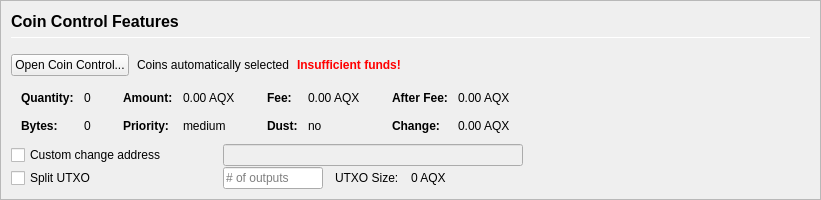
         <widget class="QFrame" name="frameCoinControl">
          <property name="sizePolicy">
           <sizepolicy hsizetype="Expanding" vsizetype="Expanding">
            <horstretch>0</horstretch>
            <verstretch>0</verstretch>
           </sizepolicy>
          </property>
          <property name="maximumSize">
           <size>
            <width>16777215</width>
            <height>16777215</height>
           </size>
          </property>
          <property name="frameShape">
           <enum>QFrame::StyledPanel</enum>
          </property>
          <property name="frameShadow">
           <enum>QFrame::Sunken</enum>
          </property>
          <layout class="QVBoxLayout" name="verticalLayoutCoinControl2">
           <property name="spacing">
            <number>0</number>
           </property>
           <property name="leftMargin">
            <number>0</number>
           </property>
           <property name="topMargin">
            <number>0</number>
           </property>
           <property name="rightMargin">
            <number>0</number>
           </property>
           <property name="bottomMargin">
            <number>0</number>
           </property>
           <item>
            <widget class="QFrame" name="frameCoinControl_BG">
             <layout class="QVBoxLayout" name="verticalLayoutCoinControl" stretch="0,0,0,0,0,0">
              <property name="spacing">
               <number>1</number>
              </property>
              <property name="leftMargin">
               <number>10</number>
              </property>
              <property name="topMargin">
               <number>10</number>
              </property>
              <item>
               <layout class="QHBoxLayout" name="horizontalLayoutCoinControl1">
                <property name="bottomMargin">
                 <number>15</number>
                </property>
                <item>
                 <layout class="QVBoxLayout" name="verticalLayout_3">
                  <property name="spacing">
                   <number>6</number>
                  </property>
                  <item>
                   <widget class="QLabel" name="labelCoinControlFeatures">
                    <property name="sizePolicy">
                     <sizepolicy hsizetype="Preferred" vsizetype="Maximum">
                      <horstretch>0</horstretch>
                      <verstretch>0</verstretch>
                     </sizepolicy>
                    </property>
                    <property name="minimumSize">
                     <size>
                      <width>0</width>
                      <height>20</height>
                     </size>
                    </property>
                    <property name="font">
                     <font>
                      <pointsize>12</pointsize>
                      <weight>75</weight>
                      <bold>true</bold>
                     </font>
                    </property>
                    <property name="styleSheet">
                     <string notr="true">font-weight:bold;</string>
                    </property>
                    <property name="text">
                     <string>Coin Control Features</string>
                    </property>
                   </widget>
                  </item>
                  <item>
                   <widget class="Line" name="line">
                    <property name="minimumSize">
                     <size>
                      <width>0</width>
                      <height>1</height>
                     </size>
                    </property>
                    <property name="maximumSize">
                     <size>
                      <width>16777215</width>
                      <height>1</height>
                     </size>
                    </property>
                    <property name="orientation">
                     <enum>Qt::Horizontal</enum>
                    </property>
                   </widget>
                  </item>
                 </layout>
                </item>
               </layout>
              </item>
              <item>
               <layout class="QHBoxLayout" name="horizontalLayoutCoinControl2" stretch="0,0,0,0">
                <property name="spacing">
                 <number>8</number>
                </property>
                <property name="bottomMargin">
                 <number>10</number>
                </property>
                <item>
                 <widget class="QPushButton" name="pushButtonCoinControl">
                  <property name="styleSheet">
                   <string notr="true"/>
                  </property>
                  <property name="text">
                   <string>Open Coin Control...</string>
                  </property>
                  <property name="autoDefault">
                   <bool>false</bool>
                  </property>
                 </widget>
                </item>
                <item>
                 <widget class="QLabel" name="labelCoinControlAutomaticallySelected">
                  <property name="text">
                   <string>Coins automatically selected</string>
                  </property>
                  <property name="margin">
                   <number>5</number>
                  </property>
                 </widget>
                </item>
                <item>
                 <widget class="QLabel" name="labelCoinControlInsuffFunds">
                  <property name="font">
                   <font>
                    <weight>75</weight>
                    <bold>true</bold>
                   </font>
                  </property>
                  <property name="styleSheet">
                   <string notr="true">color:red;font-weight:bold;</string>
                  </property>
                  <property name="text">
                   <string>Insufficient funds!</string>
                  </property>
                  <property name="margin">
                   <number>5</number>
                  </property>
                 </widget>
                </item>
                <item>
                 <spacer name="horizontalSpacerCoinControl">
                  <property name="orientation">
                   <enum>Qt::Horizontal</enum>
                  </property>
                  <property name="sizeHint" stdset="0">
                   <size>
                    <width>40</width>
                    <height>1</height>
                   </size>
                  </property>
                 </spacer>
                </item>
               </layout>
              </item>
              <item>
               <widget class="QWidget" name="widgetCoinControl" native="true">
                <property name="sizePolicy">
                 <sizepolicy hsizetype="Preferred" vsizetype="Preferred">
                  <horstretch>0</horstretch>
                  <verstretch>0</verstretch>
                 </sizepolicy>
                </property>
                <property name="minimumSize">
                 <size>
                  <width>0</width>
                  <height>0</height>
                 </size>
                </property>
                <property name="styleSheet">
                 <string notr="true"/>
                </property>
                <layout class="QHBoxLayout" name="horizontalLayoutCoinControl5">
                 <property name="leftMargin">
                  <number>0</number>
                 </property>
                 <property name="topMargin">
                  <number>0</number>
                 </property>
                 <property name="rightMargin">
                  <number>0</number>
                 </property>
                 <property name="bottomMargin">
                  <number>0</number>
                 </property>
                 <item>
                  <layout class="QHBoxLayout" name="horizontalLayoutCoinControl3" stretch="0,0,0,1">
                   <property name="spacing">
                    <number>20</number>
                   </property>
                   <property name="topMargin">
                    <number>0</number>
                   </property>
                   <property name="bottomMargin">
                    <number>10</number>
                   </property>
                   <item>
                    <layout class="QFormLayout" name="formLayoutCoinControl1">
                     <property name="horizontalSpacing">
                      <number>10</number>
                     </property>
                     <property name="verticalSpacing">
                      <number>14</number>
                     </property>
                     <property name="leftMargin">
                      <number>10</number>
                     </property>
                     <property name="topMargin">
                      <number>4</number>
                     </property>
                     <property name="rightMargin">
                      <number>6</number>
                     </property>
                     <item row="0" column="0">
                      <widget class="QLabel" name="labelCoinControlQuantityText">
                       <property name="font">
                        <font>
                         <weight>75</weight>
                         <bold>true</bold>
                        </font>
                       </property>
                       <property name="text">
                        <string>Quantity:</string>
                       </property>
                       <property name="margin">
                        <number>0</number>
                       </property>
                      </widget>
                     </item>
                     <item row="0" column="1">
                      <widget class="QLabel" name="labelCoinControlQuantity">
                       <property name="cursor">
                        <cursorShape>IBeamCursor</cursorShape>
                       </property>
                       <property name="contextMenuPolicy">
                        <enum>Qt::ActionsContextMenu</enum>
                       </property>
                       <property name="text">
                        <string notr="true">0</string>
                       </property>
                       <property name="margin">
                        <number>0</number>
                       </property>
                       <property name="textInteractionFlags">
                        <set>Qt::LinksAccessibleByMouse|Qt::TextSelectableByKeyboard|Qt::TextSelectableByMouse</set>
                       </property>
                      </widget>
                     </item>
                     <item row="1" column="0">
                      <widget class="QLabel" name="labelCoinControlBytesText">
                       <property name="font">
                        <font>
                         <weight>75</weight>
                         <bold>true</bold>
                        </font>
                       </property>
                       <property name="text">
                        <string>Bytes:</string>
                       </property>
                      </widget>
                     </item>
                     <item row="1" column="1">
                      <widget class="QLabel" name="labelCoinControlBytes">
                       <property name="cursor">
                        <cursorShape>IBeamCursor</cursorShape>
                       </property>
                       <property name="contextMenuPolicy">
                        <enum>Qt::ActionsContextMenu</enum>
                       </property>
                       <property name="text">
                        <string notr="true">0</string>
                       </property>
                       <property name="textInteractionFlags">
                        <set>Qt::LinksAccessibleByMouse|Qt::TextSelectableByKeyboard|Qt::TextSelectableByMouse</set>
                       </property>
                      </widget>
                     </item>
                    </layout>
                   </item>
                   <item>
                    <layout class="QFormLayout" name="formLayoutCoinControl2">
                     <property name="horizontalSpacing">
                      <number>10</number>
                     </property>
                     <property name="verticalSpacing">
                      <number>14</number>
                     </property>
                     <property name="leftMargin">
                      <number>6</number>
                     </property>
                     <property name="topMargin">
                      <number>4</number>
                     </property>
                     <property name="rightMargin">
                      <number>6</number>
                     </property>
                     <item row="0" column="0">
                      <widget class="QLabel" name="labelCoinControlAmountText">
                       <property name="font">
                        <font>
                         <weight>75</weight>
                         <bold>true</bold>
                        </font>
                       </property>
                       <property name="text">
                        <string>Amount:</string>
                       </property>
                       <property name="margin">
                        <number>0</number>
                       </property>
                      </widget>
                     </item>
                     <item row="0" column="1">
                      <widget class="QLabel" name="labelCoinControlAmount">
                       <property name="cursor">
                        <cursorShape>IBeamCursor</cursorShape>
                       </property>
                       <property name="contextMenuPolicy">
                        <enum>Qt::ActionsContextMenu</enum>
                       </property>
                       <property name="text">
                        <string notr="true">0.00 AQX</string>
                       </property>
                       <property name="textInteractionFlags">
                        <set>Qt::LinksAccessibleByMouse|Qt::TextSelectableByKeyboard|Qt::TextSelectableByMouse</set>
                       </property>
                      </widget>
                     </item>
                     <item row="1" column="0">
                      <widget class="QLabel" name="labelCoinControlPriorityText">
                       <property name="font">
                        <font>
                         <weight>75</weight>
                         <bold>true</bold>
                        </font>
                       </property>
                       <property name="text">
                        <string>Priority:</string>
                       </property>
                      </widget>
                     </item>
                     <item row="1" column="1">
                      <widget class="QLabel" name="labelCoinControlPriority">
                       <property name="cursor">
                        <cursorShape>IBeamCursor</cursorShape>
                       </property>
                       <property name="contextMenuPolicy">
                        <enum>Qt::ActionsContextMenu</enum>
                       </property>
                       <property name="text">
                        <string>medium</string>
                       </property>
                       <property name="textInteractionFlags">
                        <set>Qt::LinksAccessibleByMouse|Qt::TextSelectableByKeyboard|Qt::TextSelectableByMouse</set>
                       </property>
                      </widget>
                     </item>
                    </layout>
                   </item>
                   <item>
                    <layout class="QFormLayout" name="formLayoutCoinControl3">
                     <property name="horizontalSpacing">
                      <number>10</number>
                     </property>
                     <property name="verticalSpacing">
                      <number>14</number>
                     </property>
                     <property name="leftMargin">
                      <number>6</number>
                     </property>
                     <property name="topMargin">
                      <number>4</number>
                     </property>
                     <property name="rightMargin">
                      <number>6</number>
                     </property>
                     <item row="0" column="0">
                      <widget class="QLabel" name="labelCoinControlFeeText">
                       <property name="font">
                        <font>
                         <weight>75</weight>
                         <bold>true</bold>
                        </font>
                       </property>
                       <property name="text">
                        <string>Fee:</string>
                       </property>
                       <property name="margin">
                        <number>0</number>
                       </property>
                      </widget>
                     </item>
                     <item row="0" column="1">
                      <widget class="QLabel" name="labelCoinControlFee">
                       <property name="cursor">
                        <cursorShape>IBeamCursor</cursorShape>
                       </property>
                       <property name="contextMenuPolicy">
                        <enum>Qt::ActionsContextMenu</enum>
                       </property>
                       <property name="text">
                        <string notr="true">0.00 AQX</string>
                       </property>
                       <property name="textInteractionFlags">
                        <set>Qt::LinksAccessibleByMouse|Qt::TextSelectableByKeyboard|Qt::TextSelectableByMouse</set>
                       </property>
                      </widget>
                     </item>
                     <item row="1" column="0">
                      <widget class="QLabel" name="labelCoinControlLowOutputText">
                       <property name="font">
                        <font>
                         <weight>75</weight>
                         <bold>true</bold>
                        </font>
                       </property>
                       <property name="text">
                        <string>Dust:</string>
                       </property>
                      </widget>
                     </item>
                     <item row="1" column="1">
                      <widget class="QLabel" name="labelCoinControlLowOutput">
                       <property name="cursor">
                        <cursorShape>IBeamCursor</cursorShape>
                       </property>
                       <property name="contextMenuPolicy">
                        <enum>Qt::ActionsContextMenu</enum>
                       </property>
                       <property name="text">
                        <string>no</string>
                       </property>
                       <property name="textInteractionFlags">
                        <set>Qt::LinksAccessibleByMouse|Qt::TextSelectableByKeyboard|Qt::TextSelectableByMouse</set>
                       </property>
                      </widget>
                     </item>
                    </layout>
                   </item>
                   <item>
                    <layout class="QFormLayout" name="formLayoutCoinControl4">
                     <property name="horizontalSpacing">
                      <number>10</number>
                     </property>
                     <property name="verticalSpacing">
                      <number>14</number>
                     </property>
                     <property name="leftMargin">
                      <number>6</number>
                     </property>
                     <property name="topMargin">
                      <number>4</number>
                     </property>
                     <property name="rightMargin">
                      <number>6</number>
                     </property>
                     <item row="0" column="0">
                      <widget class="QLabel" name="labelCoinControlAfterFeeText">
                       <property name="font">
                        <font>
                         <weight>75</weight>
                         <bold>true</bold>
                        </font>
                       </property>
                       <property name="text">
                        <string>After Fee:</string>
                       </property>
                       <property name="margin">
                        <number>0</number>
                       </property>
                      </widget>
                     </item>
                     <item row="0" column="1">
                      <widget class="QLabel" name="labelCoinControlAfterFee">
                       <property name="cursor">
                        <cursorShape>IBeamCursor</cursorShape>
                       </property>
                       <property name="contextMenuPolicy">
                        <enum>Qt::ActionsContextMenu</enum>
                       </property>
                       <property name="text">
                        <string notr="true">0.00 AQX</string>
                       </property>
                       <property name="textInteractionFlags">
                        <set>Qt::LinksAccessibleByMouse|Qt::TextSelectableByKeyboard|Qt::TextSelectableByMouse</set>
                       </property>
                      </widget>
                     </item>
                     <item row="1" column="0">
                      <widget class="QLabel" name="labelCoinControlChangeText">
                       <property name="font">
                        <font>
                         <weight>75</weight>
                         <bold>true</bold>
                        </font>
                       </property>
                       <property name="text">
                        <string>Change:</string>
                       </property>
                      </widget>
                     </item>
                     <item row="1" column="1">
                      <widget class="QLabel" name="labelCoinControlChange">
                       <property name="cursor">
                        <cursorShape>IBeamCursor</cursorShape>
                       </property>
                       <property name="contextMenuPolicy">
                        <enum>Qt::ActionsContextMenu</enum>
                       </property>
                       <property name="text">
                        <string notr="true">0.00 AQX</string>
                       </property>
                       <property name="textInteractionFlags">
                        <set>Qt::LinksAccessibleByMouse|Qt::TextSelectableByKeyboard|Qt::TextSelectableByMouse</set>
                       </property>
                      </widget>
                     </item>
                    </layout>
                   </item>
                  </layout>
                 </item>
                </layout>
               </widget>
              </item>
              <item>
               <layout class="QHBoxLayout" name="horizontalLayoutCoinControl4">
                <property name="spacing">
                 <number>12</number>
                </property>
                <property name="sizeConstraint">
                 <enum>QLayout::SetDefaultConstraint</enum>
                </property>
                <property name="topMargin">
                 <number>0</number>
                </property>
                <property name="rightMargin">
                 <number>0</number>
                </property>
                <item>
                 <widget class="QCheckBox" name="checkBoxCoinControlChange">
                  <property name="sizePolicy">
                   <sizepolicy hsizetype="Preferred" vsizetype="Preferred">
                    <horstretch>0</horstretch>
                    <verstretch>0</verstretch>
                   </sizepolicy>
                  </property>
                  <property name="minimumSize">
                   <size>
                    <width>200</width>
                    <height>0</height>
                   </size>
                  </property>
                  <property name="maximumSize">
                   <size>
                    <width>200</width>
                    <height>16777215</height>
                   </size>
                  </property>
                  <property name="toolTip">
                   <string>If this is activated, but the change address is empty or invalid, change will be sent to a newly generated address.</string>
                  </property>
                  <property name="text">
                   <string>Custom change address</string>
                  </property>
                 </widget>
                </item>
                <item>
                 <widget class="QValidatedLineEdit" name="lineEditCoinControlChange">
                  <property name="enabled">
                   <bool>false</bool>
                  </property>
                  <property name="sizePolicy">
                   <sizepolicy hsizetype="Preferred" vsizetype="Preferred">
                    <horstretch>0</horstretch>
                    <verstretch>0</verstretch>
                   </sizepolicy>
                  </property>
                  <property name="minimumSize">
                   <size>
                    <width>300</width>
                    <height>0</height>
                   </size>
                  </property>
                 </widget>
                </item>
                <item>
                 <widget class="QLabel" name="labelCoinControlChangeLabel">
                  <property name="sizePolicy">
                   <sizepolicy hsizetype="Preferred" vsizetype="Preferred">
                    <horstretch>0</horstretch>
                    <verstretch>0</verstretch>
                   </sizepolicy>
                  </property>
                  <property name="minimumSize">
                   <size>
                    <width>100</width>
                    <height>0</height>
                   </size>
                  </property>
                  <property name="text">
                   <string/>
                  </property>
                  <property name="margin">
                   <number>3</number>
                  </property>
                 </widget>
                </item>
               </layout>
              </item>
              <item>
               <layout class="QHBoxLayout" name="horizontalLayoutCoinControl6">
                <property name="spacing">
                 <number>12</number>
                </property>
                <property name="rightMargin">
                 <number>0</number>
                </property>
                <item>
                 <widget class="QCheckBox" name="splitBlockCheckBox">
                  <property name="sizePolicy">
                   <sizepolicy hsizetype="Preferred" vsizetype="Preferred">
                    <horstretch>0</horstretch>
                    <verstretch>0</verstretch>
                   </sizepolicy>
                  </property>
                  <property name="minimumSize">
                   <size>
                    <width>200</width>
                    <height>0</height>
                   </size>
                  </property>
                  <property name="maximumSize">
                   <size>
                    <width>200</width>
                    <height>16777215</height>
                   </size>
                  </property>
                  <property name="text">
                   <string>Split UTXO</string>
                  </property>
                 </widget>
                </item>
                <item>
                 <widget class="QLineEdit" name="splitBlockLineEdit">
                  <property name="sizePolicy">
                   <sizepolicy hsizetype="Preferred" vsizetype="Preferred">
                    <horstretch>50</horstretch>
                    <verstretch>0</verstretch>
                   </sizepolicy>
                  </property>
                  <property name="minimumSize">
                   <size>
                    <width>100</width>
                    <height>0</height>
                   </size>
                  </property>
                  <property name="maximumSize">
                   <size>
                    <width>100</width>
                    <height>16777215</height>
                   </size>
                  </property>
                  <property name="placeholderText">
                   <string># of outputs</string>
                  </property>
                 </widget>
                </item>
                <item>
                 <widget class="QLabel" name="labelBlockSizeText">
                  <property name="text">
                   <string>UTXO Size:</string>
                  </property>
                 </widget>
                </item>
                <item>
                 <widget class="QLabel" name="labelBlockSize">
                  <property name="text">
                   <string>0 AQX</string>
                  </property>
                 </widget>
                </item>
                <item>
                 <spacer name="horizontalSpacer_7">
                  <property name="orientation">
                   <enum>Qt::Horizontal</enum>
                  </property>
                  <property name="sizeHint" stdset="0">
                   <size>
                    <width>40</width>
                    <height>20</height>
                   </size>
                  </property>
                 </spacer>
                </item>
               </layout>
              </item>
              <item>
               <spacer name="verticalSpacerCoinControl">
                <property name="orientation">
                 <enum>Qt::Vertical</enum>
                </property>
                <property name="sizeHint" stdset="0">
                 <size>
                  <width>800</width>
                  <height>1</height>
                 </size>
                </property>
               </spacer>
              </item>
             </layout>
            </widget>
           </item>
          </layout>
         </widget>
